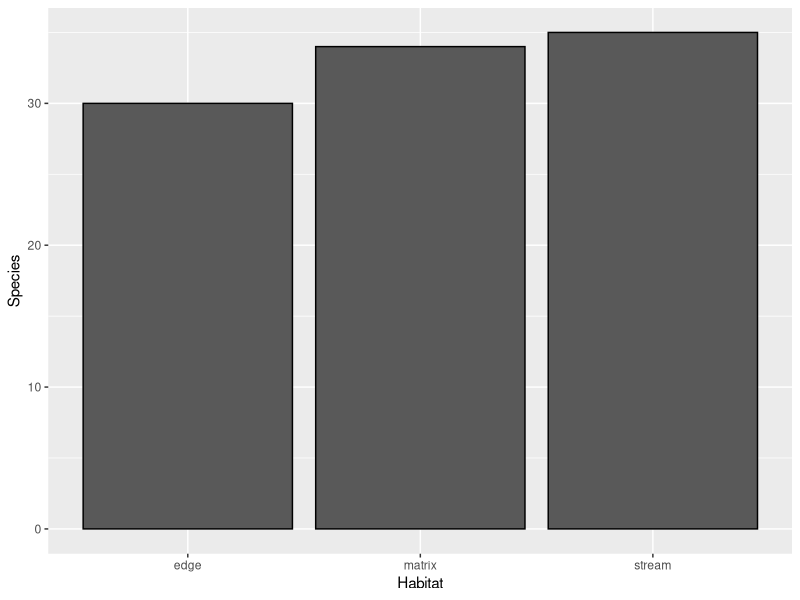
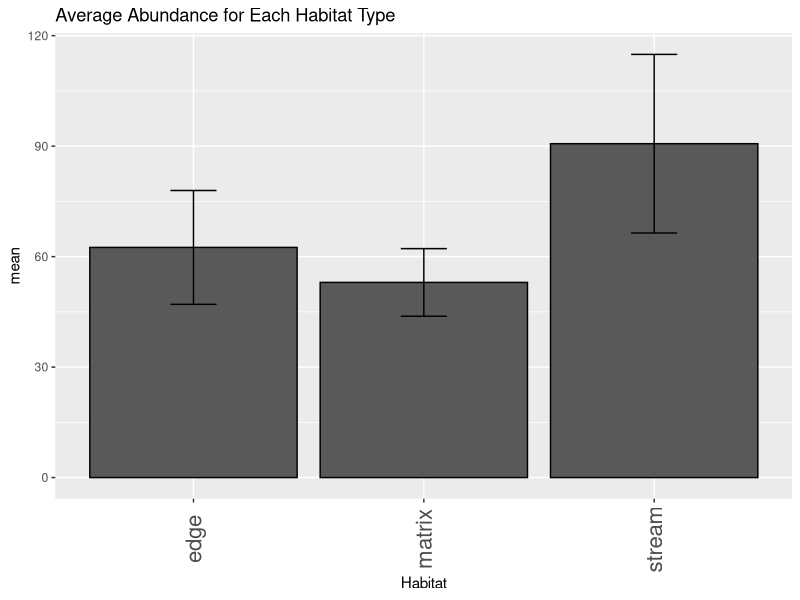
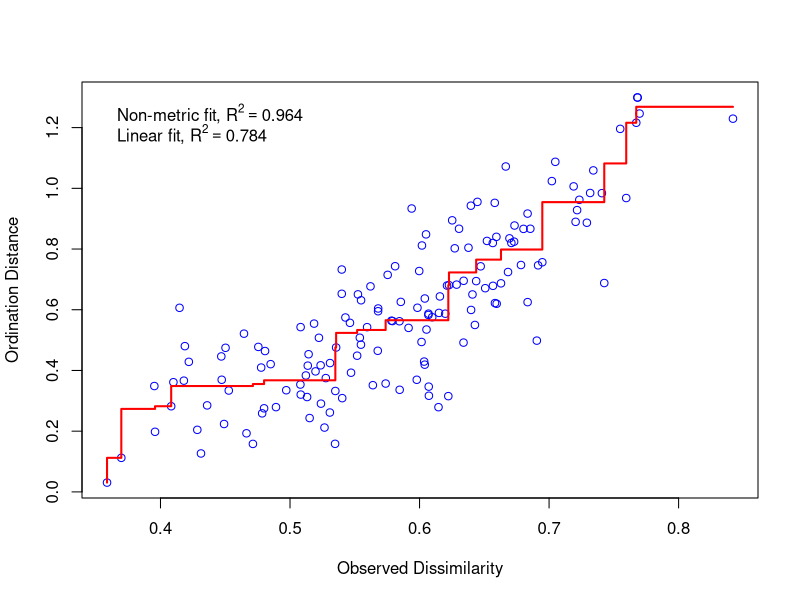
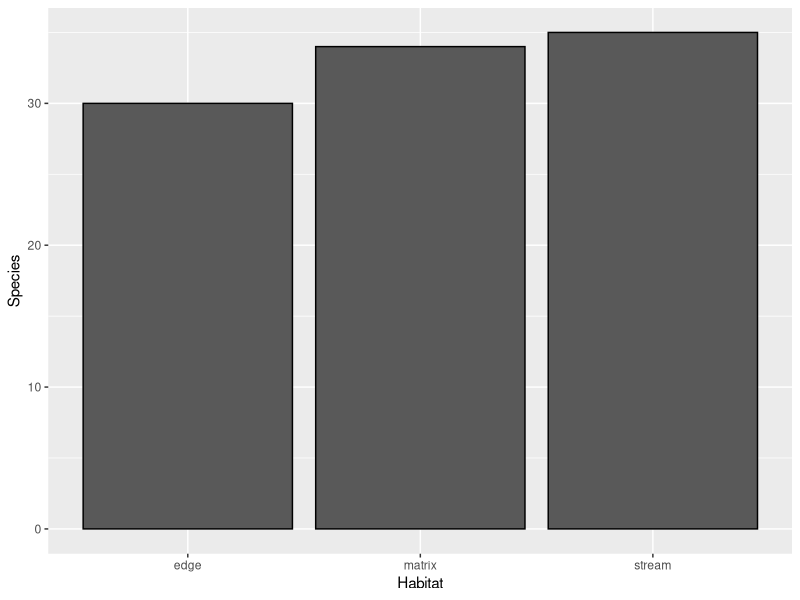

R code for these plots, in order: (Note: this script raises an error after producing the figures.)
## ---- chunk 1
# First where are we? 

getwd()  # prints out current working directory 

##data<-read.csv("/Users/Kaleigh/Dropbox/BatsDataRepo/Bats_Capture_Database.csv") # Absolute file path 
data<-read.csv("./Bats_Capture_Database.csv") # Relative file path 

# What are the columns? 
names(data) # can also look at readme file 
# How many samples do we have? 
nrow(data)
print(paste("We have", nrow(data), "bat samples."))

head(data)
ncol(data)
## ---- chunk 2
library(ggplot2) # make pretty graphs
library(ggpubr) # save figures 
library(plyr) # summary statistics 
library(tidyr) # data manipulation
names(data)

# How many bats collected? 
nrow(data)
# How many bat species are in the dataset? 
batspec<-unique(data["Species"]) 

print(paste("There are", nrow(batspec), "species in the dataset."))


# Reduce dataframe
SpeciesRed<-unique(data[c("Habitat", "Species")]) 
SpeciesRed[order(SpeciesRed$Habitat),]
head(SpeciesRed)

# How many species in each habitat type? 
SpeciesRich<-aggregate(Species~Habitat,
                     data=SpeciesRed,
                     FUN=length)
SpeciesRich

# Graph it 
ggplot(data=SpeciesRich, aes(x=Habitat, y=Species)) +
    geom_bar(colour="black", stat="identity")

ggsave("./Figures/BatSpecies.png")

# How many individuals per habitat type and site? 
head(data)

SiteAbund<-aggregate(Forearm~Habitat + Site.Code, 
                     data=data,
                     FUN=length)
# Rename forearm to abundance for clarity 
names(SiteAbund)[names(SiteAbund) == "Forearm"] <- "Abundance"

# What is the average abundance across sites for each habitat type? 
# This generates a dataframe with average and standard deviation so we can plot it
AbundanceSum<-ddply(SiteAbund, c("Habitat"), summarise,
      N = length(Abundance), # Number of sites they collected at for each habitat
      mean = mean(Abundance),
      sd = sd(Abundance),
      se = sd / sqrt(N))
AbundanceSum

ggplot(data=AbundanceSum, aes(x=Habitat, y=mean)) +
    geom_bar(colour="black", stat="identity") +
   theme(axis.text.x  = element_text(angle=90, vjust=0.5, size=16)) + 
  ggtitle("Average Abundance for Each Habitat Type") +
   geom_errorbar(aes(ymin=mean-se, ymax=mean+se),
                  width=.2,                    # Width of the error bars
                  position=position_dodge(.9))
## ---- chunk 3
library(vegan) # package for diversity statistics 
head(data)
datafilt<-data[, c("Species", "Site.Code", "Habitat", "Forearm")]

datatransform<-aggregate(Forearm~Habitat + Species + Site.Code,
                     data=datafilt,
                     FUN=length)
names(datatransform)
data_vegan<-pivot_wider(datatransform, 
                        names_from=Species, values_from=Forearm)

# Make all NAs 0 so it is compatible with vegan - represents 0 individuals of a species at that site
data_vegan[is.na(data_vegan)]<-0

# Look at data
head(data_vegan)

# remove first two columns and change into a matrix 
dataMatrix<-as.matrix(data_vegan[,3:length(data_vegan)])
dataMatrix
# Now we can run the metaMDS function in vegan to plot an NMDS
nmds_data<- metaMDS(dataMatrix, distance="bray")
stressplot(nmds_data)

# Get NMDS scores
data.scores=as.data.frame(scores(nmds_data))

# merge sample NMDS info with sample info
data.scores$Site<-data_vegan$Site.Code
data.scores$Habitat<-data_vegan$Habitat

head(data.scores)
# Plot it using ggplot
NMDS<-ggplot(data.scores, aes(x=NMDS1, y=NMDS2)) + 
  geom_point(size=4, aes(shape=Site, colour=Habitat))
  
NMDS
ggsave("./Figures/NMDS.png", width=7, height=5)

